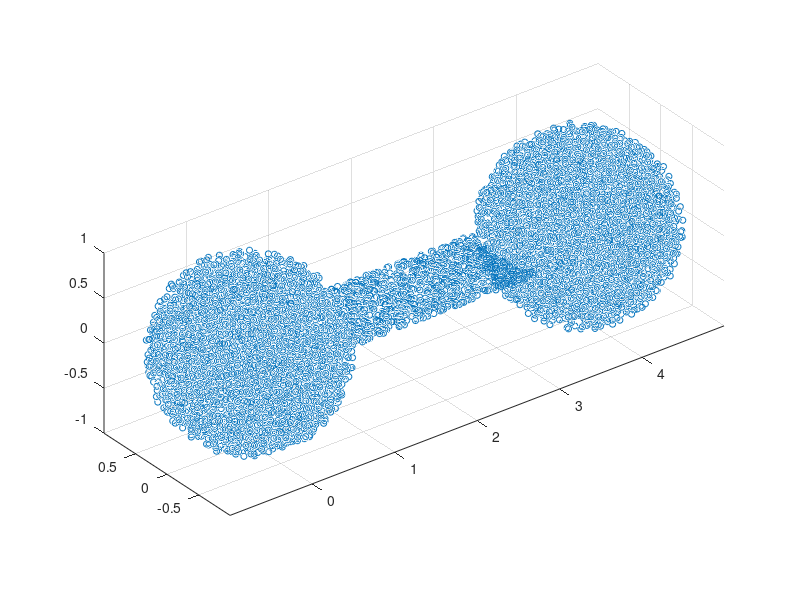

Reproduce this figure in MATLAB. (Note: this script raises an error after producing the figure.)
clear all; close all; clc;


%% Creating Simple Data, can be ignored for general algorithm
% data is n x d matrix X

%1D curve with gap
% N = 50000;
% d = 2;
% t = 2*pi*sort(.9*rand(N,1));
% X = [cos(t) sin(t)];
% X = X + .03*randn(size(X));
% scatter(X(:,1),X(:,2),20)

%high dim spheres with 2D plane connecting 
d=5;
N1 = 5000; m1=d; %change to make spheres at ends higher dimensional
N2 = 5000; m2=d; %change to make spheres at ends higher dimensional
distBetween = 2;
Nmiddle = 2000; mMiddle = 2;
thickMiddle = 1;

x1 = randn(N1,m1);
x1 = bsxfun(@times,x1,1./sqrt(sum(x1.^2,2)));
[~,ind] = sort(x1(:,1));
x1 = x1(ind,:);

x2 = randn(N2,m2);
x2 = bsxfun(@times,x2,1./sqrt(sum(x2.^2,2)));
x2 = bsxfun(@plus,x2,[distBetween+2,zeros(1,m2-1)]);
x2 = [x2 zeros(N2,m1-m2)];
[~,ind] = sort(x2(:,1));
x2 = x2(ind,:);

x3 = rand(Nmiddle,mMiddle);
[~,ind] = sort(x3(:,1));
x3 = x3(ind,:);
x3 = bsxfun(@times,x3,[2+distBetween,thickMiddle*ones(1,mMiddle-1)]);
x3 = bsxfun(@minus,x3,[0,thickMiddle/2*ones(1,mMiddle-1)]);
index1 = sqrt(sum(x3.^2,2))<=1;
index2 = sqrt(sum( bsxfun(@minus,x3,[2+distBetween,zeros(1,mMiddle-1)]).^2,2))<=1;
x3(index1 | index2,:) = [];
x3 = [x3 zeros(size(x3,1),m1 - mMiddle)];
[~,ind] = sort(x3(:,1));
x3 = x3(ind,:);

X = [x1;x2;x3];
scatter3(X(:,1),X(:,2),X(:,3),20);
axis image



%% Run kmeans++ with 2^k number of centers
% currently run in very foolish fashion.  This is heart of what can be
% adjusted to work in streaming

% returns centers, which is a cell containing the centers from kmeans++ at
% each level
% centers{k} = C_k has 2^k points in it.

numIter = 9;
centers = cell(numIter,1);
for k = 1:numIter
    numClust = 2^k;
    [L,C] = kmeans_plusplus(X',numClust);
    C = C';
    
    % just sorting for visualization purposes
    if d==2
        [~,ind] = sort(angle(-C(:,1) + 1i*C(:,2)));
        centers{k} = C(ind,:);
    else
        [~,ind] = sort(C(:,1));
        centers{k} = C(ind,:);
    end
    disp(k);
end
% centers{numIter+1} = X;

figure
if d==2
    scatter(X(:,1),X(:,2),20,t,'filled')
    hold on
    scatter(centers{numIter-1}(:,1),centers{numIter-1}(:,2),50,'k','filled')
    axis image
else 
    scatter3(X(:,1),X(:,2),X(:,3),20,'filled')
    hold on
    scatter3(centers{numIter-1}(:,1),centers{numIter-1}(:,2), ...
        centers{numIter-1}(:,3),50,'k','filled')
    axis image
end


%% Computing affinity between C_k using C_k+1
% returns kernels, which stores relationships between points in 

%parameter for choosing bandwidth of Gaussian kernel
% should be some power of intrinsic dimension.  8 coefficient is
% arbitraray.
if d==2
    knnMax = 8*2^1;
else
    % choose intrinsic dimension 2 here because we aren't going to be able
    % to model the spheres at ends correctly due to large dimension
    knnMax = 8*2^2; 
end

kernels = cell(numIter-1,1);
for k=1:numIter-1
    C_k = centers{k};
    C_kplus1 = centers{k+1};
    
    % distance from points in C_k to points in C_k+1
    dist = pdist2(C_k,C_kplus1);
    
    % choose bandwidth to be average to knnMax nearest neighbor in C_k+1
    % nneighbors has min for when #|C_k+1| is very small.
    nneighbors = min(floor(size(centers{k+1},1)/2),knnMax); 
    val = sort(dist,2);
    sigma = .25*mean(val(:,nneighbors));
    kernels{k}.sigma = sigma; %store bandwidth for later calculations on full data

    % compute Gaussian kernel on C_k x C_k+1 at appropriate bandwidth
    A = exp(-dist.^2/sigma.^2);
    
    % row normalize A so its a transition matrix for a walk starting at
    % points in C_k and going to points in C_k+1
    A = bsxfun(@times,A,1./sum(A,2));

    % estimate sqareroot of density of points in C_k+1
    % stored if want to use later on full data
    kernels{k+1}.normalize = 1./sqrt(mean(A,1));
    normalization = kernels{k+1}.normalize/sqrt(size(A,1)); 

    % column normalize A
    A = bsxfun(@times,A,normalization);
          
    % build affinity between C_k and C_k using diffusion through points in
    % C_k+1.  Is of use to speed up computation of diffusion times on full
    % data.
    kernels{k}.K = A*A';
        
    % store A, which records which points in C_k+1 are close to points in
    % C_k.  Is used later to reduce computational complexity
    kernels{k}.hierarchical = A;

    disp(k);
end




%% Computing affinity between all data and C_k hierarchically and quickly
% returns A, an N x #|C_k| sparse matrix of affinity to neighbors

% diffusion time for computting diffusion distances at the end
difft = 250;

% cutoff for what's considered too small of affinity.  Anything below
% threshold is zeroed out.
threshold = 1e-2;

fulldata = cell(numIter-1,1);
for level=1:numIter-1

    % if on first level, need to measure distance to all centers 
    if level==1
        dist = pdist2(X,centers{level});
        
        % compute affinity using predetermined bandwidth
        A = exp(-dist.^2/kernels{level}.sigma.^2);

        % indicator of which centers each point in full data is neighboring.  
        % Ensures each point has at least one neighbor.
        % Neighbor if either:
        % - affinity is greater than threshold
        % - affinity is largest is row
        fulldata{level}.A = sparse(A>threshold | bsxfun(@ge,A,max(A,[],2)-eps));
    else
        % for full data, find neighbors in C_k+1 using knowledge of neighbors in C_k and
        % neighborhoods of C_k in C_k+1
        A = fulldata{level-1}.A*kernels{level-1}.hierarchical;
        
        % turn into indicator function of neighbors by checking against threshold
        nearbycenters =  sparse(A>threshold);
        
        % if any point is assigned no neighbors in C_k+1, then set to
        % measure to all points in C_k+1 since uncertain of location
        nearbycenters(sum(nearbycenters,2)==0,:)=ones(sum(sum(nearbycenters,2)==0),...
            size(centers{level},1));
        

        % for each point in data, measure distance to it's relevant
        % neighbors in C_k+1 only.  Not all of C_k+1
        nnzeros = sum(sum(nearbycenters));
        I = zeros(nnzeros,1);
        J = zeros(nnzeros,1);
        K = zeros(nnzeros,1);
        ind = 0;
        for i=1:size(X,1)
            nnzeros_i = sum(nearbycenters(i,:));
            I(ind+1:ind+nnzeros_i) = i*ones(nnzeros_i,1);
            J(ind+1:ind+nnzeros_i) = find(nearbycenters(i,:)>0)';
            K(ind+1:ind+nnzeros_i) = pdist2(X(i,:),centers{level}(nearbycenters(i,:)>0,:))';
            ind = ind+nnzeros_i;
        end
        
        % compute affinity matrix in sparse format
        A = sparse(I,J,exp(-K.^2/kernels{level}.sigma.^2),size(X,1),size(centers{level},1));

        
        
        % store for next level of centers
        fulldata{level}.A = sparse(A>threshold);
    end  

    disp(level);

end

% Row normalize A for all points in data.  Can compute per data point,
% so it's condusive to streaming
A = bsxfun(@times,A,1./sum(A,2));  

% Choose a few points from full data to look at diffusion distance matrix
if size(A,1)<2500
    ind = 1:size(A,1);
else
    ind = sort(randperm(size(A,1),2500));
end
% New featurs of full data stored in matrix A are very sparse.  Can use
% diffusion time on affinity between C_k and C_k to get larger diffusion
% neighborhoods
diffusedData = A(ind,:)* (kernels{level}.K^difft);


figure
subplot(1,2,1);
imagesc(squareform(pdist(diffusedData)))
title('Diffusion Distances')
colorbar
axis image
subplot(1,2,2);

% comparision to Euclidean distance calculation
imagesc(squareform(pdist(X(ind,:))))
title('Euclidean Distances')
colorbar
axis image
